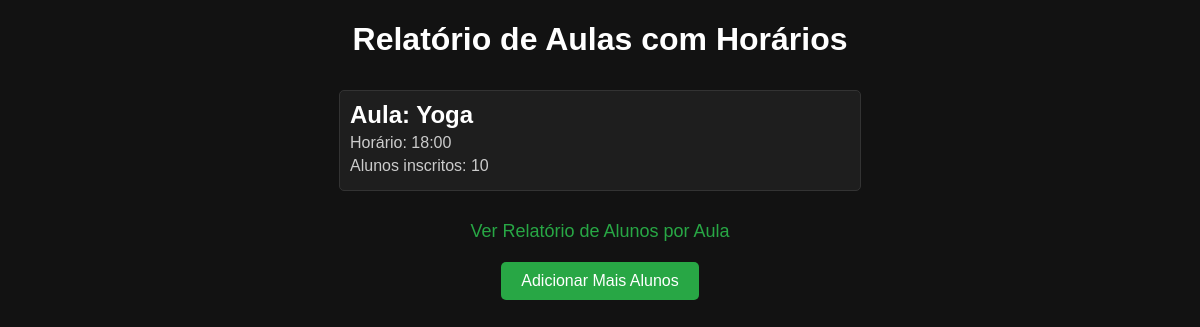
/relatorio/aulas_com_horarios, run on an earlier commit of the app's database.
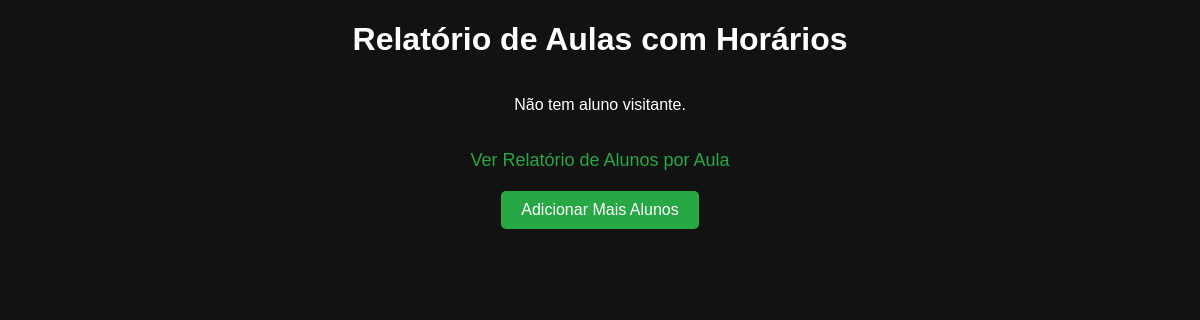
And on a later commit of the database.
### main.py (models this page shows, shortened)
class Aluno_Visitante(Base):
    __tablename__ = "Aluno_Visitante"
    id              = Column("id", Integer, primary_key=True, autoincrement=True)
    nome            = Column("nome", String, nullable=True)
    descricao       = Column("descrição",String,nullable=True)
    horario         = Column("horario", String, nullable=True)
    max_inscritos   = Column("max_inscritos",Integer,nullable=False, default=10)

### main.py (the view)
@app.route('/relatorio/aulas_com_horarios')
def relatorio_aulas_com_horarios():
    aulas = session.query(Aluno_Visitante).all()
    return render_template('aulas_com_horarios.html', aulas=aulas)

### templates/aulas_com_horarios.html (shortened to what this page needs)
<!DOCTYPE html>
<html>
<head>
</head>
<body>
    <h1>Relatório de Aulas com Horários</h1>
    <div class="container">
        {% if aulas %}
            {% for aula in aulas %}
                <div class="aula">
                    <h2>Aula: {{ aula.nome }}</h2>
                    <p>Horário: {{ aula.horario }}</p>
                    <p>Alunos inscritos: {{ aula.max_inscritos }}</p>
                </div>
            {% endfor %}
        {% else %}
            <p>Não tem aluno visitante.</p>
        {% endif %}
    </div>
    <div class="link">
        <a href="{{ url_for('relatorio_alunos_por_aula') }}">Ver Relatório de Alunos por Aula</a>
    </div>
    <div class="button-container">
        <a href="{{ url_for('adicionar_aluno') }}">Adicionar Mais Alunos</a>
    </div>
</body>
</html>

What changed in the data, as far as the page shows it:
removed Aluno_Visitante: nome "Yoga", horario "18:00", max_inscritos "10"
Also different on the page:
text now shown: "Não tem aluno visitante."
